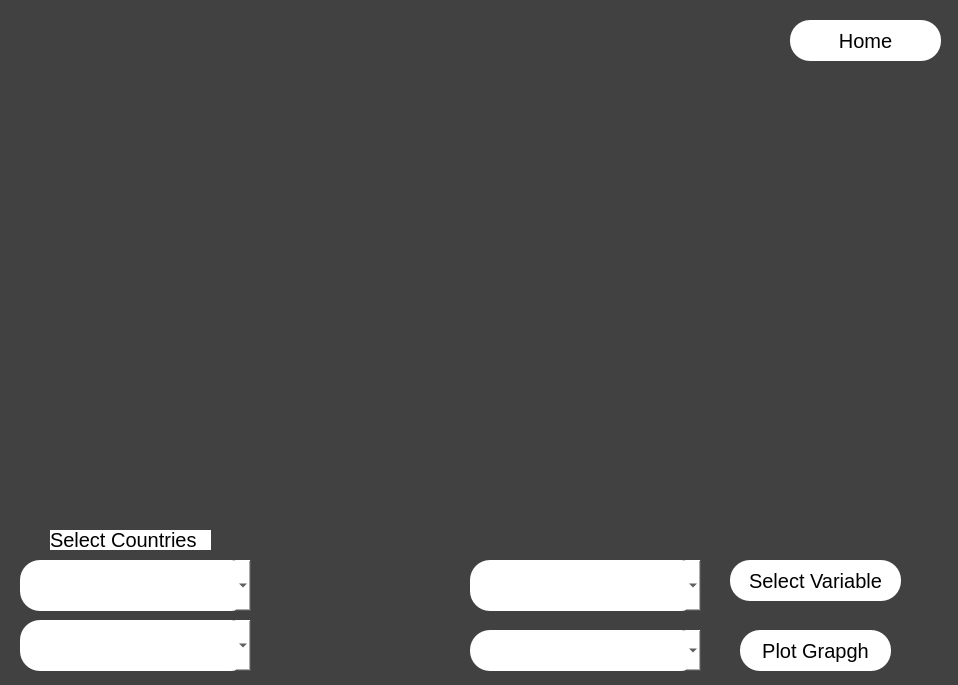
<?xml version="1.0" encoding="UTF-8"?>
<ui version="4.0">
 <class>Dialog</class>
 <widget class="QDialog" name="Dialog">
  <property name="geometry">
   <rect>
    <x>0</x>
    <y>0</y>
    <width>958</width>
    <height>685</height>
   </rect>
  </property>
  <property name="windowTitle">
   <string>Graphical and Tabular</string>
  </property>
  <property name="styleSheet">
   <string notr="true">background-color:rgb(65, 65, 65);</string>
  </property>
  <widget class="QPushButton" name="e">
   <property name="geometry">
    <rect>
     <x>740</x>
     <y>630</y>
     <width>151</width>
     <height>41</height>
    </rect>
   </property>
   <property name="styleSheet">
    <string notr="true">border-radius: 20px;
background-color: #FFFFFF;
font: 75 9pt &quot;Berlin Sans FB Demi&quot;;
font-size:20px</string>
   </property>
   <property name="text">
    <string>Plot Grapgh</string>
   </property>
  </widget>
  <widget class="QPushButton" name="enter">
   <property name="geometry">
    <rect>
     <x>730</x>
     <y>560</y>
     <width>171</width>
     <height>41</height>
    </rect>
   </property>
   <property name="styleSheet">
    <string notr="true">border-radius: 20px;
background-color: #FFFFFF;
font: 75 9pt &quot;Berlin Sans FB Demi&quot;;
font-size:20px</string>
   </property>
   <property name="text">
    <string>Select Variable</string>
   </property>
  </widget>
  <widget class="QComboBox" name="comboBoxg">
   <property name="geometry">
    <rect>
     <x>470</x>
     <y>560</y>
     <width>231</width>
     <height>51</height>
    </rect>
   </property>
   <property name="styleSheet">
    <string notr="true">border-radius: 20px;
background-color: #FFFFFF;
font: 75 9pt &quot;Berlin Sans FB Demi&quot;;
font-size:20px</string>
   </property>
   <property name="currentText">
    <string/>
   </property>
  </widget>
  <widget class="QWidget" name="verticalLayoutWidget">
   <property name="geometry">
    <rect>
     <x>40</x>
     <y>100</y>
     <width>891</width>
     <height>401</height>
    </rect>
   </property>
   <layout class="QVBoxLayout" name="verticalLayoutg"/>
  </widget>
  <widget class="QComboBox" name="comboBoxg2">
   <property name="geometry">
    <rect>
     <x>470</x>
     <y>630</y>
     <width>231</width>
     <height>41</height>
    </rect>
   </property>
   <property name="styleSheet">
    <string notr="true">border-radius: 20px;
background-color: #FFFFFF;
font: 75 9pt &quot;Berlin Sans FB Demi&quot;;
font-size:20px</string>
   </property>
   <property name="currentText">
    <string/>
   </property>
  </widget>
  <widget class="QComboBox" name="comboBoxg3">
   <property name="geometry">
    <rect>
     <x>20</x>
     <y>560</y>
     <width>231</width>
     <height>51</height>
    </rect>
   </property>
   <property name="styleSheet">
    <string notr="true">border-radius: 20px;
background-color: #FFFFFF;
font: 75 9pt &quot;Berlin Sans FB Demi&quot;;
font-size:20px</string>
   </property>
   <property name="currentText">
    <string/>
   </property>
  </widget>
  <widget class="QComboBox" name="comboBoxg4">
   <property name="geometry">
    <rect>
     <x>20</x>
     <y>620</y>
     <width>231</width>
     <height>51</height>
    </rect>
   </property>
   <property name="styleSheet">
    <string notr="true">border-radius: 20px;
background-color: #FFFFFF;
font: 75 9pt &quot;Berlin Sans FB Demi&quot;;
font-size:20px</string>
   </property>
   <property name="currentText">
    <string/>
   </property>
  </widget>
  <widget class="QLabel" name="label">
   <property name="geometry">
    <rect>
     <x>50</x>
     <y>530</y>
     <width>161</width>
     <height>20</height>
    </rect>
   </property>
   <property name="styleSheet">
    <string notr="true">border-radius: 20px;
background-color: #FFFFFF;
font: 75 9pt &quot;Berlin Sans FB Demi&quot;;
font-size:20px</string>
   </property>
   <property name="text">
    <string>Select Countries</string>
   </property>
  </widget>
  <widget class="QPushButton" name="home">
   <property name="geometry">
    <rect>
     <x>790</x>
     <y>20</y>
     <width>151</width>
     <height>41</height>
    </rect>
   </property>
   <property name="styleSheet">
    <string notr="true">border-radius: 20px;
background-color: #FFFFFF;
font: 75 9pt &quot;Berlin Sans FB Demi&quot;;
font-size:20px</string>
   </property>
   <property name="text">
    <string>Home</string>
   </property>
  </widget>
 </widget>
 <resources/>
 <connections/>
</ui>
